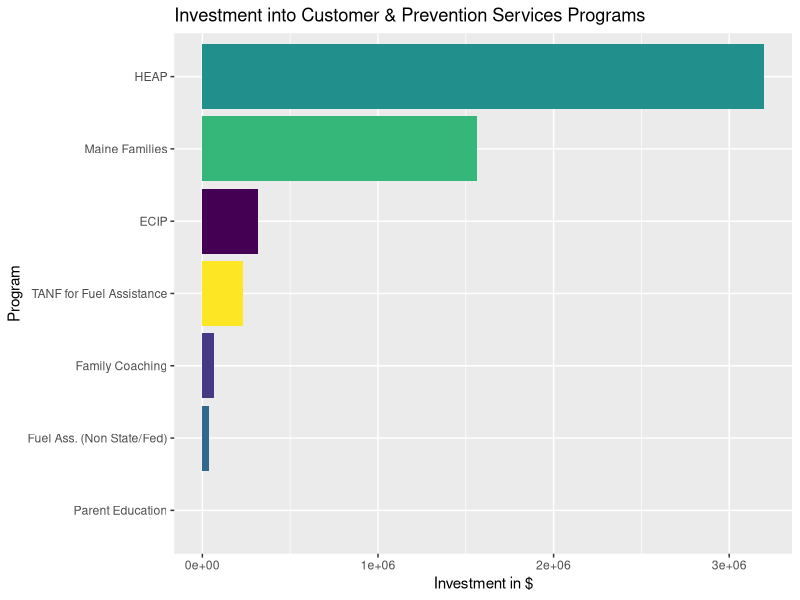
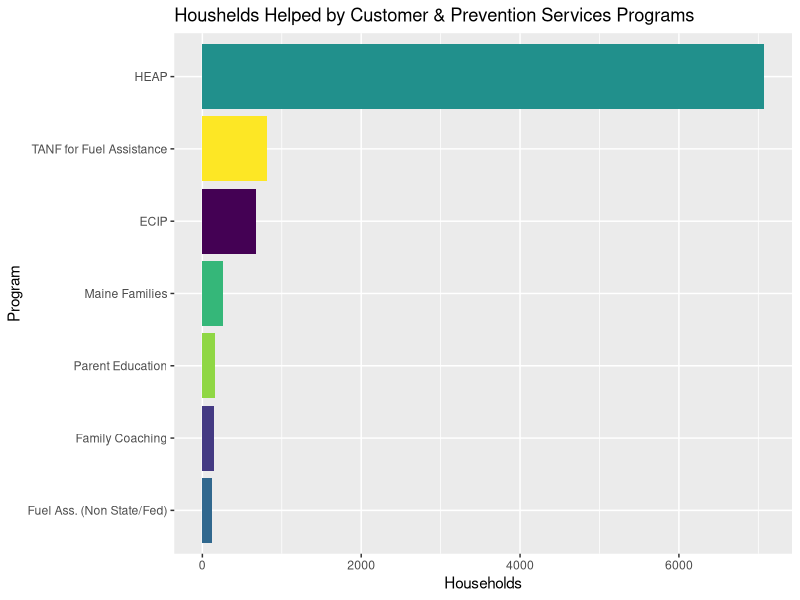

These figures' R source, in order:
## ---- chunk 1
library(tidyverse)
library(broom)
library(readxl)
library(viridis)
library(dplyr)
library(tidyr)
library(ggrepel)
## ---- chunk 2
sept_kpis <- read_excel("../data/FY24 Sept KPIs - Total Agency.xlsx")
town_campaign <- read_excel("../data/FY24 Town Campaign Data.xlsx", sheet = 1, col_names = FALSE)
## ---- chunk 3
#Department Column for kpis
sept_kpis <- sept_kpis |>
  rename("Department" = "Children's Services") 

sept_kpis[1, "Department"] <- "Children's Services"

sept_kpis <- sept_kpis |>
  fill(Department, .direction = "down")

#Program Column for kpis
sept_kpis <- sept_kpis |>
  rename("Program" = "...2") 

sept_kpis[1, "Program"] <- "Children's Services"
sept_kpis[24, "Program"] <- "Housing Services"
sept_kpis[82, "Program"] <- "Development"
sept_kpis[90, "Program"] <- "CCFC"
sept_kpis[103, "Program"] <- "Asset Management"
sept_kpis[107, "Program"] <- "Property Management"
sept_kpis[110, "Program"] <- "Finance"
sept_kpis[140, "Program"] <- "Human Resources"
sept_kpis[142, "Program"] <- "Open Positions"
sept_kpis[157, "Program"] <- "Time to Hire"
sept_kpis[172, "Program"] <- "Head Count"
sept_kpis[187, "Program"] <- "Turnover Rate"

sept_kpis <- sept_kpis |>
  fill(Program, .direction = "down")

sept_kpis <- sept_kpis[, -c(18, 19)]

## ---- chunk 4
town_campaign_cps <- town_campaign |>
  select(...1,...2,...3,...4,...5,...6,...7,...8,...9,...24,...25,...26,...27,...28, ...29)

town_campaign_cps <- town_campaign_cps |>
  rename(town = ...1, tanf_fuelass_households = ...2, tanf_fuelass_investment = ...3, fuelass_households = ...4, fuelass_investment = ...5, heap_households = ...6, heap_investment = ...7, ecip_households = ...8, ecip_investment = ...9,  family_coaching_households = ...24, family_coaching_investment = ...25, maine_families_households = ...26, maine_families_investment = ...27, parent_education_households = ...28, parent_education_investment = ...29 )

town_campaign_cps <- town_campaign_cps[-c(1, 2, 3, 4, 5, 6, 7, 8, 9), ]

town_campaign_cps <- town_campaign_cps[!apply(town_campaign_cps[, -1], 1, function(x) all(is.na(x))), ]
town_campaign_cps[, -1] <- lapply(town_campaign_cps[, -1], as.numeric)
town_campaign_cps[is.na(town_campaign_cps)] <- 0

totals <- colSums(town_campaign_cps[, -1])
town_campaign_cps <- bind_rows(town_campaign_cps, totals)


summary_data <- town_campaign_cps[-seq(1, 193), ]

summary_data <- summary_data|>
  pivot_longer(cols = -town,
               values_to = "value")

summary_data <- summary_data|>
  mutate(data_type = rep(c("households", "investment"), 
                         times = ncol(df) / 2, length.out = nrow(summary_data)),
         program = rep(c("tanf_fuelass", "fuelass", "heap", "ecip", 
                         "family_coaching", "maine_families", "parent_education"), 
                      each = 2, length.out = nrow(summary_data)))

summary_data_long <- summary_data[,-c(1, 2) ]

summary_data_wide <- summary_data_long |>
  pivot_wider(names_from = data_type, values_from = value)
  
## ---- chunk 5
ggplot(summary_data_wide, aes(x = reorder(program, investment), y = investment, fill = program)) +
  geom_bar(stat="identity", show.legend = FALSE) +
  scale_x_discrete(labels = c("ecip" = "ECIP", 
                              "family_coaching" = "Family Coaching", 
                              "fuelass" = "Fuel Ass. (Non State/Fed)",
                              "heap" = "HEAP",
                              "maine_families" = "Maine Families",
                              "parent_education" = "Parent Education",
                              "tanf_fuelass" = "TANF for Fuel Assistance")) +
  labs(title="Investment into Customer & Prevention Services Programs",
       x="Program", y="Investment in $") +
  coord_flip() +
  scale_fill_viridis_d()
## ---- chunk 6
ggplot(summary_data_wide, aes(x = reorder(program, households), y = households, fill = program)) +
  geom_bar(stat="identity", show.legend = FALSE) +
  scale_x_discrete(labels = c("ecip" = "ECIP", 
                              "family_coaching" = "Family Coaching", 
                              "fuelass" = "Fuel Ass. (Non State/Fed)",
                              "heap" = "HEAP",
                              "maine_families" = "Maine Families",
                              "parent_education" = "Parent Education",
                              "tanf_fuelass" = "TANF for Fuel Assistance")) +
  labs(title="Houshelds Helped by Customer & Prevention Services Programs",
       x="Program", y="Households") +
  coord_flip() +
  scale_fill_viridis_d()
## ---- chunk 7

